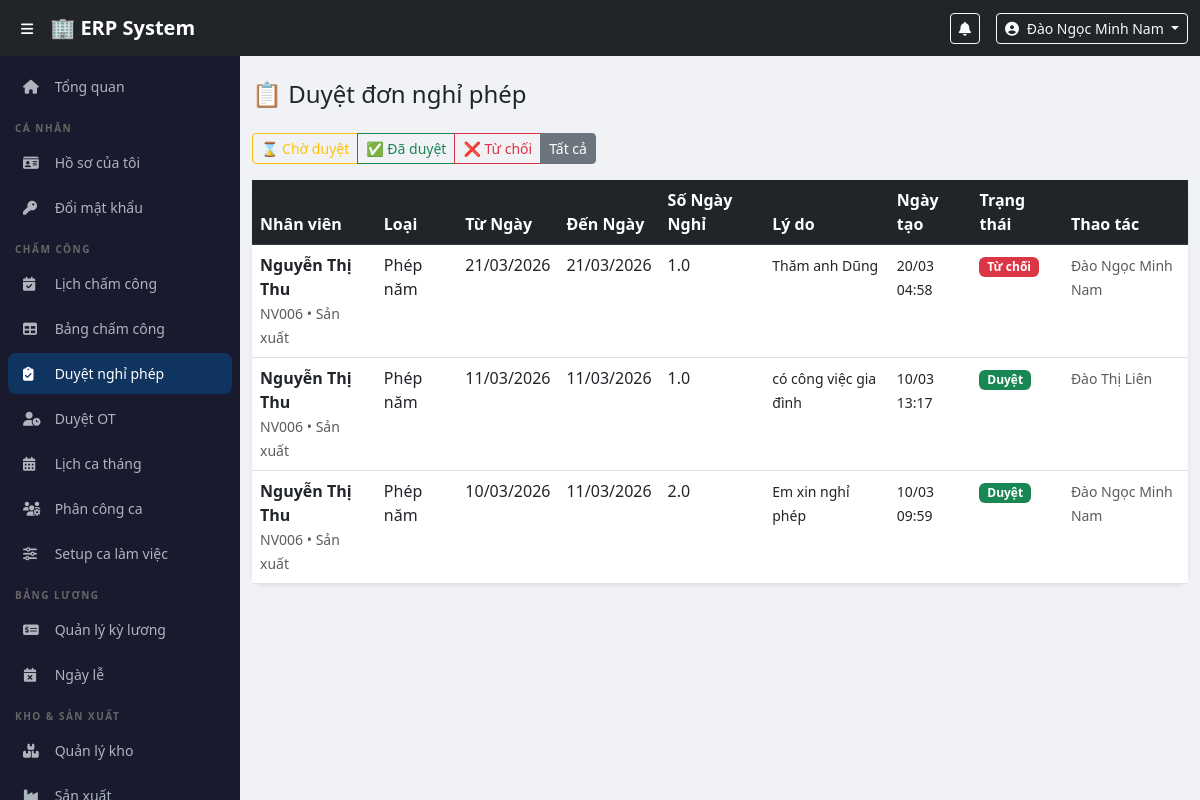
The app's page /modules/attendance/leave_manage.php?filter=all (signed in) with its own data.
### tables this page shows
CREATE TABLE `leave_requests` (
  `id` int(11) NOT NULL,
  `user_id` int(11) NOT NULL,
  `leave_type` enum('annual','sick','unpaid','other') NOT NULL DEFAULT 'annual',
  `start_date` date NOT NULL,
  `end_date` date NOT NULL,
  `total_days` decimal(4,1) NOT NULL,
  `reason` text NOT NULL,
  `status` enum('pending','approved','rejected') DEFAULT 'pending',
  `approved_by` int(11) DEFAULT NULL,
  `approved_at` datetime DEFAULT NULL,
  `reject_reason` text DEFAULT NULL,
  `created_at` timestamp NOT NULL DEFAULT current_timestamp()
);

CREATE TABLE `users` (
  `id` int(11) NOT NULL,
  `employee_code` varchar(20) NOT NULL,
  `full_name` varchar(100) NOT NULL,
  `username` varchar(50) NOT NULL,
  `password_hash` varchar(255) NOT NULL,
  `email` varchar(100) DEFAULT NULL,
  `phone` varchar(20) DEFAULT NULL,
  `role_id` int(11) NOT NULL,
  `department_id` int(11) DEFAULT NULL,
  `is_active` tinyint(1) DEFAULT 1,
  `created_at` timestamp NOT NULL DEFAULT current_timestamp()
);

CREATE TABLE `departments` (
  `id` int(11) NOT NULL,
  `name` varchar(100) NOT NULL,
  `created_at` timestamp NOT NULL DEFAULT current_timestamp()
);

### config/functions.php (called while the page is built, shortened)
<?php
function formatDate($date, $format = 'd/m/Y') {
    return date($format, strtotime($date));
}
?>

### modules/attendance/leave_manage.php (the view, shortened to what this page needs)
<?php
require_once $_SERVER['DOCUMENT_ROOT'] . '/erp/config/functions.php';
$pdo = getDBConnection();
$filter = $_GET['filter'] ?? 'pending';
$stmt = $pdo->prepare("
    SELECT lr.*, u.full_name, u.employee_code,
           d.name as department_name,
           a.full_name as approver_name
    FROM leave_requests lr
    JOIN users u ON lr.user_id = u.id
    LEFT JOIN departments d ON u.department_id = d.id
    LEFT JOIN users a ON lr.approved_by = a.id
    WHERE (? = 'all' OR lr.status = ?)
    ORDER BY lr.created_at DESC
    LIMIT 50
");
$stmt->execute([$filter, $filter]);
$requests = $stmt->fetchAll();
$csrf = generateCSRF();
include $_SERVER['DOCUMENT_ROOT'] . '/erp/includes/header.php';
include $_SERVER['DOCUMENT_ROOT'] . '/erp/includes/sidebar.php';
?>
<div class="main-content">
<div class="container-fluid py-4">
    <h4 class="mb-4">📋 Duyệt đơn nghỉ phép</h4>
    <div class="btn-group mb-3">
        <a href="?filter=pending" class="btn btn-sm <?= $filter==='pending'?'btn-warning':'btn-outline-warning' ?>">⌛ Chờ duyệt</a>
        <a href="?filter=approved" class="btn btn-sm <?= $filter==='approved'?'btn-success':'btn-outline-success' ?>">✅ Đã duyệt</a>
        <a href="?filter=rejected" class="btn btn-sm <?= $filter==='rejected'?'btn-danger':'btn-outline-danger' ?>">❌ Từ chối</a>
        <a href="?filter=all" class="btn btn-sm <?= $filter==='all'?'btn-secondary':'btn-outline-secondary' ?>">Tất cả</a>
    </div>
    <div class="card border-0 shadow-sm">
        <div class="card-body p-0">
            <div class="table-responsive">
                <table class="table table-hover mb-0">
                    <thead class="table-dark">
                        <tr><th>Nhân viên</th><th>Loại</th><th>Từ Ngày</th><th>Đến Ngày</th><th>Số Ngày Nghỉ</th><th>Lý do</th><th>Ngày tạo</th><th>Trạng thái</th><th>Thao tác</th></tr>
                    </thead>
                    <tbody>
                    <?php foreach ($requests as $r): ?>
                    <tr>
                        <td>
                            <div class="fw-semibold"><?= htmlspecialchars($r['full_name']) ?></div>
                            <small class="text-muted"><?= $r['employee_code'] ?> &bull; <?= htmlspecialchars($r['department_name'] ?? '') ?></small>
                        </td>
                        <td><?= ['annual'=>'Phép năm','sick'=>'Ốm','unpaid'=>'KL','other'=>'Khác'][$r['leave_type']] ?></td>
                        <td><?= formatDate($r['start_date']) ?></td>
                        <td><?= formatDate($r['end_date']) ?></td>
                        <td><?= $r['total_days'] ?></td>
                        <td><small><?= htmlspecialchars($r['reason']) ?></small></td>
                        <td><small><?= formatDate($r['created_at'], 'd/m H:i') ?></small></td>
                        <td>
                            <?php $badges=['pending'=>'warning','approved'=>'success','rejected'=>'danger'];
                                  $labels=['pending'=>'Chờ','approved'=>'Duyệt','rejected'=>'Từ chối']; ?>
                            <span class="badge bg-<?= $badges[$r['status']] ?>"><?= $labels[$r['status']] ?></span>
                        </td>
                        <td>
                        <?php if ($r['status'] === 'pending'): ?>
                            <div class="d-flex gap-1">
                                <form method="POST" style="display:inline">
                                    <input type="hidden" name="csrf_token" value="<?= $csrf ?>">
                                    <input type="hidden" name="request_id" value="<?= $r['id'] ?>">
                                    <input type="hidden" name="action" value="approved">
                                    <button class="btn btn-success btn-sm" onclick="return confirm('Duyệt đơn này?')">✅</button>
                                </form>
                                <button class="btn btn-danger btn-sm" onclick="showRejectForm(<?= $r['id'] ?>)">❌</button>
                            </div>
                        <?php else: ?>
                            <small class="text-muted"><?= $r['approver_name'] ? htmlspecialchars($r['approver_name']) : '-' ?></small>
                        <?php endif; ?>
                        </td>
                    </tr>
                    <?php endforeach; ?>
                    </tbody>
                </table>
            </div>
        </div>
    </div>
</div>
</div>
<?php include $_SERVER['DOCUMENT_ROOT'] . '/erp/includes/footer.php'; ?>

### assets/css/style.css (style rules this page uses)
body { padding-top: 56px; background: #f0f2f5; font-family: 'Segoe UI', sans-serif; }
.main-content { margin-left: 240px; transition: margin-left 0.3s; min-height: calc(100vh - 56px); }
.card { border-radius: 12px !important; }

### records on screen
leave_requests: user.full_name "Nguyễn Thị Thu", user.employee_code "NV006", departments.name "Sản xuất", leave_type "Phép năm", start_date "21/03/2026", end_date "21/03/2026", total_days "1.0", reason "Thăm anh Dũng", created_at "20/03 04:58", status "Từ chối", approved_by.full_name "Đào Ngọc Minh Nam"
leave_requests: user.full_name "Nguyễn Thị Thu", user.employee_code "NV006", departments.name "Sản xuất", leave_type "Phép năm", start_date "11/03/2026", end_date "11/03/2026", total_days "1.0", reason "có công việc gia đình", created_at "10/03 13:17", status "Duyệt", approved_by.full_name "Đào Thị Liên"
leave_requests: user.full_name "Nguyễn Thị Thu", user.employee_code "NV006", departments.name "Sản xuất", leave_type "Phép năm", start_date "10/03/2026", end_date "11/03/2026", total_days "2.0", reason "Em xin nghỉ phép", created_at "10/03 09:59", status "Duyệt", approved_by.full_name "Đào Ngọc Minh Nam"

### other values on screen
$user['full_name'] "Đào Ngọc Minh Nam"
